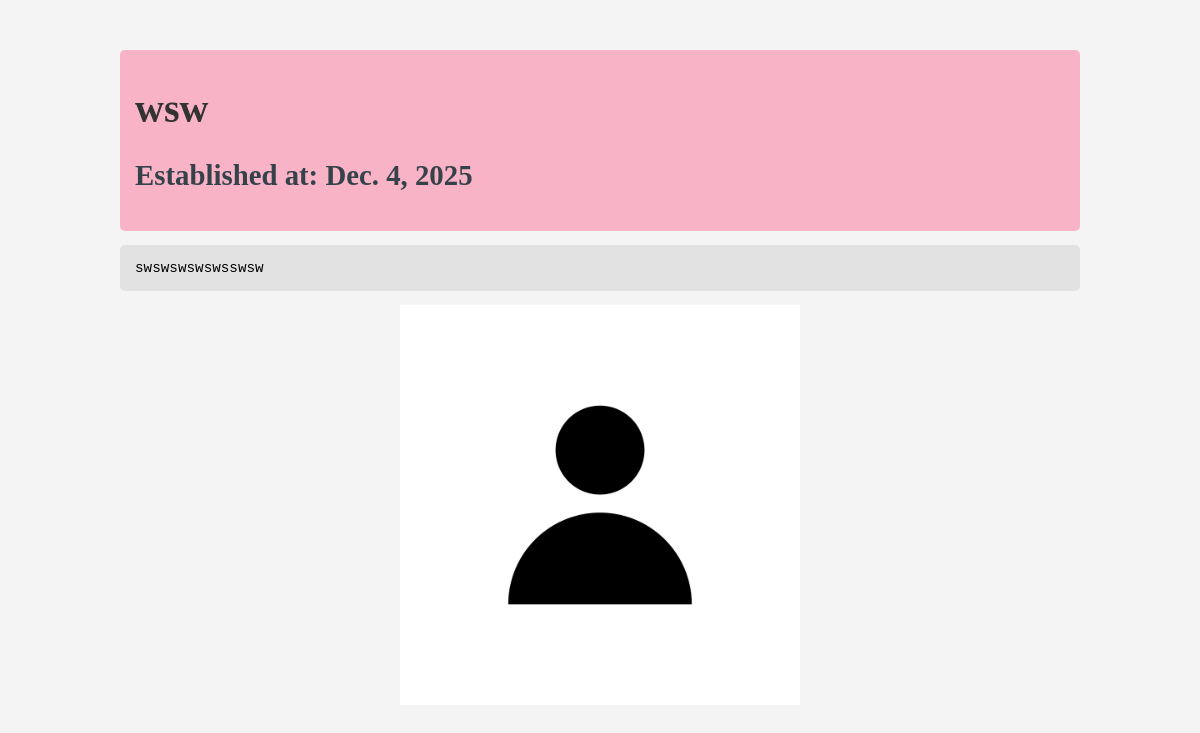
The page /groups/group/1/ on the database its author committed.
### groups/models.py (models this page shows, shortened)
class ChurchGroups(models.Model):
    name = models.CharField(max_length=60)
    description = models.TextField()
    created_at = models.DateField()
    posted_by = models.ForeignKey(User, on_delete=models.SET_NULL, null=True, blank=True, editable=False)
    photo = models.ImageField(upload_to='groups/', null=True, blank=True)

### groups/views.py (the view)
# urls.py: path('group/<int:id>/', views.group_detail, name='group_detail'),
def group_detail(request, id):
    group = get_object_or_404(ChurchGroups, pk=id)
    return render(request, 'groupDetails.html', {'group': group})

### groups/templates/groupDetails.html (shortened to what this page needs)
{% load static %}
<!DOCTYPE html>
<html lang="en">
<head>
    <link rel="stylesheet" href="{% static 'css/detailsPageStyle.css' %}">
</head>
<body>
    <div class="container">
    <div class = "announcement-details">
    <h1>{{group.name }}</h1>
    <h2>Established at: {{ group.created_at}}</h2>
    </div>
    <pre>{{ group.description }}</pre>
    {% if group.photo %}
    <img src="{{ group.photo.url }}" alt="{{ group.name }}" style="max-width:500px; max-height:500px;">
    {% else %}
    <img src="{% static 'images/VDCPdefaultProfile.jpg' %}" alt="{{ group.name }}" style="max-width:400px; max-height:400px;">
    {% endif %}
     </div>
</body>
</html>

### announcements/static/css/detailsPageStyle.css (style rules this page uses)
body { margin: 0; padding: 0; background-color: #f4f4f4; }
.container { width: 80%; margin: auto; overflow: hidden; text-align: center; padding: 50px; }
.container h1 { text-align: center; font-size: 2.5em; margin-top: 20px; color: #333333; }
.container h2 { color: #35424a; margin-top: 20px; font-size: 1.8em; text-align: center; }
.container pre { font-size: 1.1em; background: #e2e2e2; padding: 15px; border-radius: 5px; overflow-x: auto; text-align: left; }
.announcement-details { background: #f9b3c7; padding: 15px; border-radius: 5px; overflow-x: auto; text-align: left; }
.announcement-details h1, .announcement-details h2 { text-align: left; }

### rows shown on the page
ChurchGroups: name "wsw", created_at "Dec. 4, 2025", description "swswswswswsswsw"
